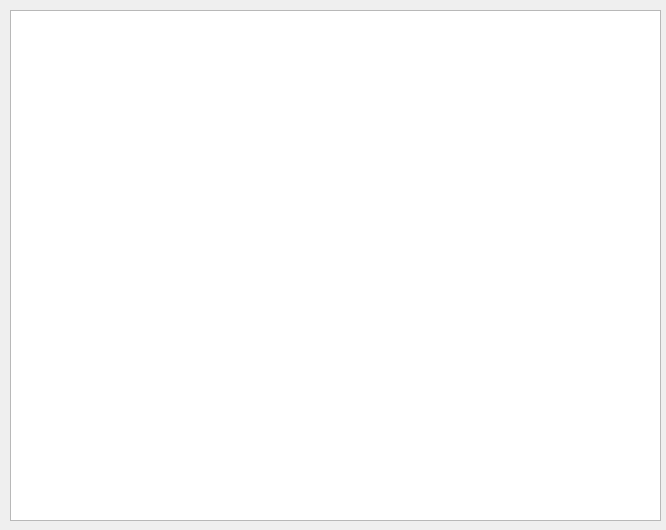
<?xml version="1.0" encoding="UTF-8"?>
<ui version="4.0">
 <class>RelatorioGerencial</class>
 <widget class="QDialog" name="RelatorioGerencial">
  <property name="geometry">
   <rect>
    <x>0</x>
    <y>0</y>
    <width>666</width>
    <height>530</height>
   </rect>
  </property>
  <property name="windowTitle">
   <string>Dialog</string>
  </property>
  <widget class="QTextBrowser" name="textBrowser">
   <property name="geometry">
    <rect>
     <x>10</x>
     <y>10</y>
     <width>651</width>
     <height>511</height>
    </rect>
   </property>
  </widget>
 </widget>
 <resources/>
 <connections/>
</ui>
